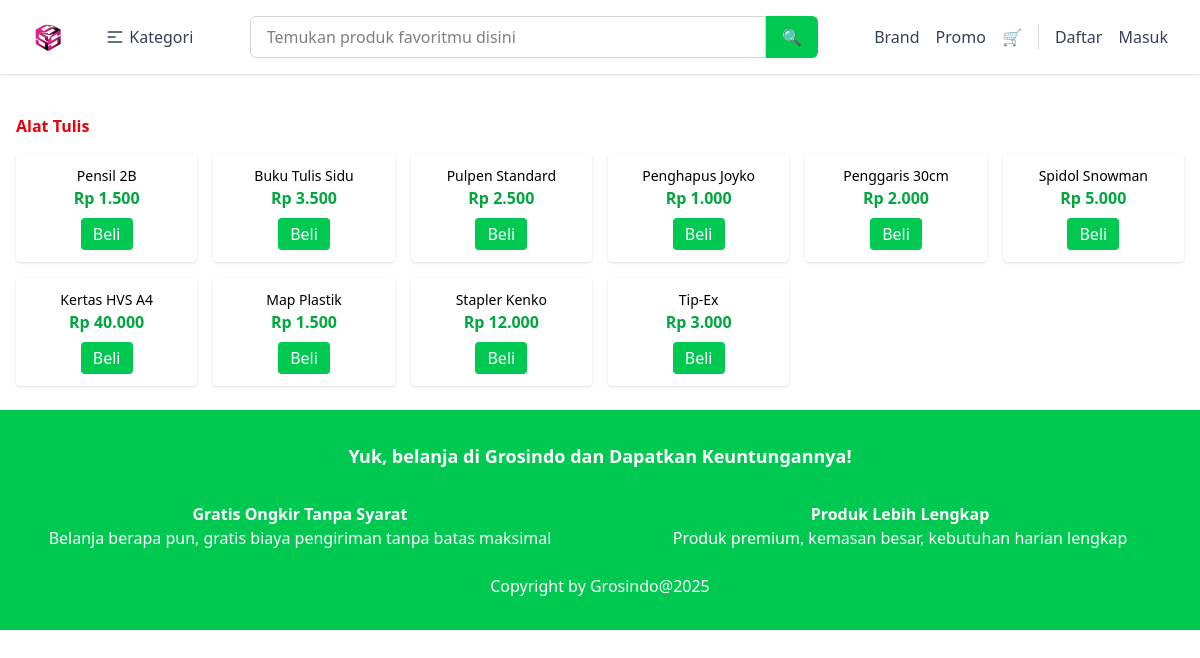
Screenshot of /public/kategori/produk/4 (signed in) with the database file from the repository.
### tables this page shows
CREATE TABLE `kategori` (
  `id` int NOT NULL,
  `nama_kategori` varchar(100) NOT NULL
);

CREATE TABLE `barang` (
  `id` int NOT NULL,
  `nama` varchar(100) DEFAULT NULL,
  `harga` decimal(10,0) DEFAULT NULL,
  `stok` int DEFAULT NULL,
  `kategori_id` int DEFAULT NULL
);

### app/core/Controller.php (called while the page is built, shortened)
<?php
class Controller {
    public function model($model) {
        return new $model;
    }
    public function view($view, $data = []) {
        require_once '../app/views/' .$view . '.php';
    }
}

### app/core/App.php (called while the page is built, shortened)
<?php
class App {
    protected $method = 'index';
    public function __construct() {
        $url = $this->parseURL();
        if (isset($url[0]) && file_exists('../app/controllers/' . $url[0] . '.php')) {
            unset($url[0]);
        }
        $this->controller = new $this->controller;
        if (isset($url[1]) && method_exists($this->controller, $url[1])) {
            $this->method = $url[1];
            unset($url[1]);
        }
        $this->params = $url ? array_values($url) : [];
        call_user_func_array([$this->controller, $this->method], $this->params);
    }
    public function parseURL() {
        if (isset($_GET['url'])) {
            return explode('/', filter_var(rtrim($_GET['url'], '/'), FILTER_SANITIZE_URL));
        }
        return [];
    }
}

### public/index.php (called while the page is built, shortened)
<?php
$app = new App();

### app/core/Database.php (called while the page is built, shortened)
<?php
class Database
{
    private $host = DB_HOST;
    private $dbname = DB_NAME;
    private $username = DB_USER;
    private $password = DB_PASS;
    private $dbh;
    private $stmt;
    public function __construct()
    {
        $dsn = 'mysql:host=' . $this->host . ';dbname=' . $this->dbname;
        $options = [
            PDO::ATTR_PERSISTENT => true,
            PDO::ATTR_ERRMODE    => PDO::ERRMODE_EXCEPTION
        ];
        try {
            $this->dbh = new PDO($dsn, $this->username, $this->password, $options);
        } catch (PDOException $e) {
            die('Database Error: ' . $e->getMessage());
        }
    }
    public function query($query)
    {
        $this->stmt = $this->dbh->prepare($query);
    }
    public function bind($param, $value, $type = null)
    {
        if (is_null($type)) {
            switch (true) {
                default:
                    $type = PDO::PARAM_STR;
            }
        }
        $this->stmt->bindValue($param, $value, $type);
    }
    public function execute()
    {
        return $this->stmt->execute();
    }
    public function result()
    {
        $this->execute();
        return $this->stmt->fetch(PDO::FETCH_ASSOC);
    }
    public function resultSet()
    {
        $this->execute();
        return $this->stmt->fetchAll(PDO::FETCH_ASSOC);
    }
}

### app/models/Model_kategori.php (called while the page is built, shortened)
<?php
class Model_kategori
{
    private $db;
    public function __construct()
    {
        $this->db = new Database;
    }
    public function getKategoriById($id)
    {
        $this->db->query("SELECT * FROM kategori WHERE id = :id");
        $this->db->bind('id', $id);
        return $this->db->result();
    }
}

### app/models/Model_barang.php (called while the page is built, shortened)
<?php
class Model_barang
{
    private $db;
    public function __construct()
    {
        $this->db = new Database;
    }
    public function getBarangByKategori($kategori_id)
    {
        $this->db->query("SELECT * FROM barang WHERE kategori_id = :id");
        $this->db->bind(':id', $kategori_id);
        return $this->db->resultSet();
    }
}

### app/views/kategori/produk.php (the view, shortened to what this page needs)
<section class="py-6">
  <div class="max-w-7xl mx-auto px-4">
    <h2 class="text-red-600 mt-4 font-bold mb-4"><?= $data['kategori']['nama_kategori'];?></h2>
    <div class="grid grid-cols-2 md:grid-cols-6 gap-4">
      <?php foreach ($data['barang'] as $barang): ?>
        <div class="bg-white p-3 rounded shadow text-center">
          <p class="text-sm"><?= $barang['nama']; ?></p>
          <p class="text-green-600 font-semibold">Rp <?= number_format($barang['harga'], 0, ',', '.'); ?></p>
          <form method="POST" action="<?= BASEURL ?>/keranjang">
            <button type="submit" class="bg-green-500 text-white px-3 py-1 rounded mt-2">Beli</button>
          </form>
        </div>
      <?php endforeach; ?>
</section>

### rows the page displays
kategori: nama_kategori "Alat Tulis"
barang: nama "Pensil 2B", harga "1.500"
barang: nama "Buku Tulis Sidu", harga "3.500"
barang: nama "Pulpen Standard", harga "2.500"
barang: nama "Penghapus Joyko", harga "1.000"
barang: nama "Penggaris 30cm", harga "2.000"
barang: nama "Spidol Snowman", harga "5.000"
barang: nama "Kertas HVS A4", harga "40.000"
barang: nama "Map Plastik", harga "1.500"
barang: nama "Stapler Kenko", harga "12.000"
barang: nama "Tip-Ex", harga "3.000"
